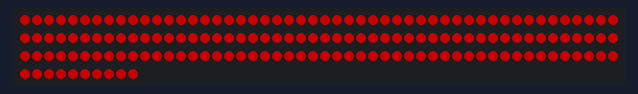
Bench run of a sketch on a simulated Arduino Uno, built for the host (arithmetic inside an expression is 32-bit, double 64-bit). Shown: 160 RGB LEDs in strip order, left to right, continuing on the next row. Dim RGB values are drawn brighter than linear.

Above: at 1.1 s.
At 2.6 s:
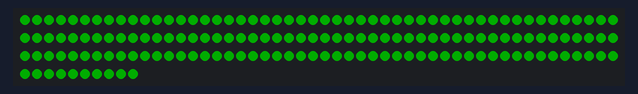
At 4.1 s:
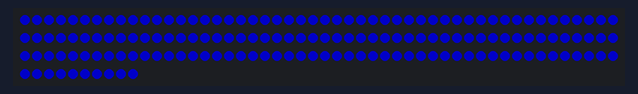
At 8.15 s:
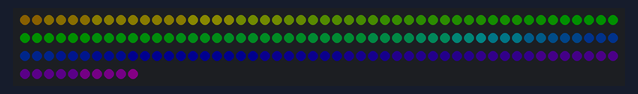
At 12.32 s:
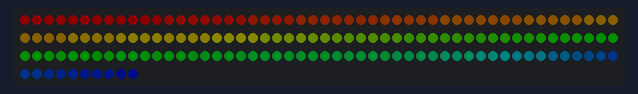
At 20.55 s:
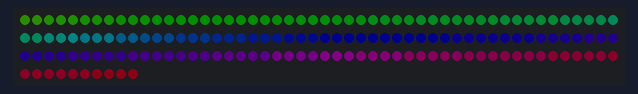

Measured:
- by itself, everything shown: repeats every 14.0 s, in 256 steps
- what the display in image 0 shows lasts 1.5 s, from 1.0 s to 2.5 s

The sketch:

FastRainbo160.ino
```cpp
/*
FastRainbo160 makes red to blue rainbow with full string of 160 lites

Uses: FastLED lib
*/

#include "FastLED.h"

// How many leds in your strip?
#define NUM_LEDS 160
#define BRIGHTNESS 100

// For led chips like Neopixels, which have a data line, ground, and power, you just
// need to define DATA_PIN.  For led chipsets that are SPI based (four wires - data, clock,
// ground, and power), like the LPD8806 define both DATA_PIN and CLOCK_PIN
#define DATA_PIN 6
// #define CLOCK_PIN 13

// Define the array of leds
CRGB leds[NUM_LEDS];

void setup()
{
  delay (1000);
  // Uncomment/edit one of the following lines for your chipset.

  // FastLED.addLeds<WS2811, DATA_PIN, RGB>(leds, NUM_LEDS);
  // FastLED.addLeds<WS2812, DATA_PIN, RGB>(leds, NUM_LEDS);
  FastLED.addLeds<WS2812B, DATA_PIN, GRB>(leds, NUM_LEDS); // need GRB order for correct rendering
  // FastLED.addLeds<NEOPIXEL, DATA_PIN>(leds, NUM_LEDS);
  // FastLED.addLeds<APA104, DATA_PIN, RGB>(leds, NUM_LEDS);B>(leds, NUM_LEDS);
  FastLED.setBrightness( BRIGHTNESS );

  // test to see if colors accurate; yes with GRB config above
  for(int i = 0; i <= NUM_LEDS; i++)
    leds[i] = CRGB::Red;
  FastLED.show();
  delay(1500);

  for(int i = 0; i <= NUM_LEDS; i++)
    leds[i] = CRGB::Green;
  FastLED.show();
  delay(1500);

  for(int i = 0; i <= NUM_LEDS; i++)
    leds[i] = CRGB::Blue;
  FastLED.show();
  delay(1500);

}  // end setup

void loop()
{
  //    // do rainbow w/ full string, start red, end blue
  static uint8_t starthue = 0;
  // fill the array with values
  for(int i = 0; i <= NUM_LEDS; i++)
  {
    leds[i] = CHSV(starthue++, 255, BRIGHTNESS);
  }
  FastLED.show();
  // blink bulbs
  //  // Turn the LED on, then pause
  //  leds[0] = CRGB::Red;
  //  //  leds[1] = CRGB::White;
  //  //  leds[2] = CRGB::Blue;
  //  FastLED.show();
  //  delay(500);
  //  // Now turn the LED off, then pause
  //  leds[0] = CRGB::Black;
  //  //   leds[1] = CRGB::Black;
  //  //    leds[2] = CRGB::Black;

  delay(50);
}  // end loop
```
